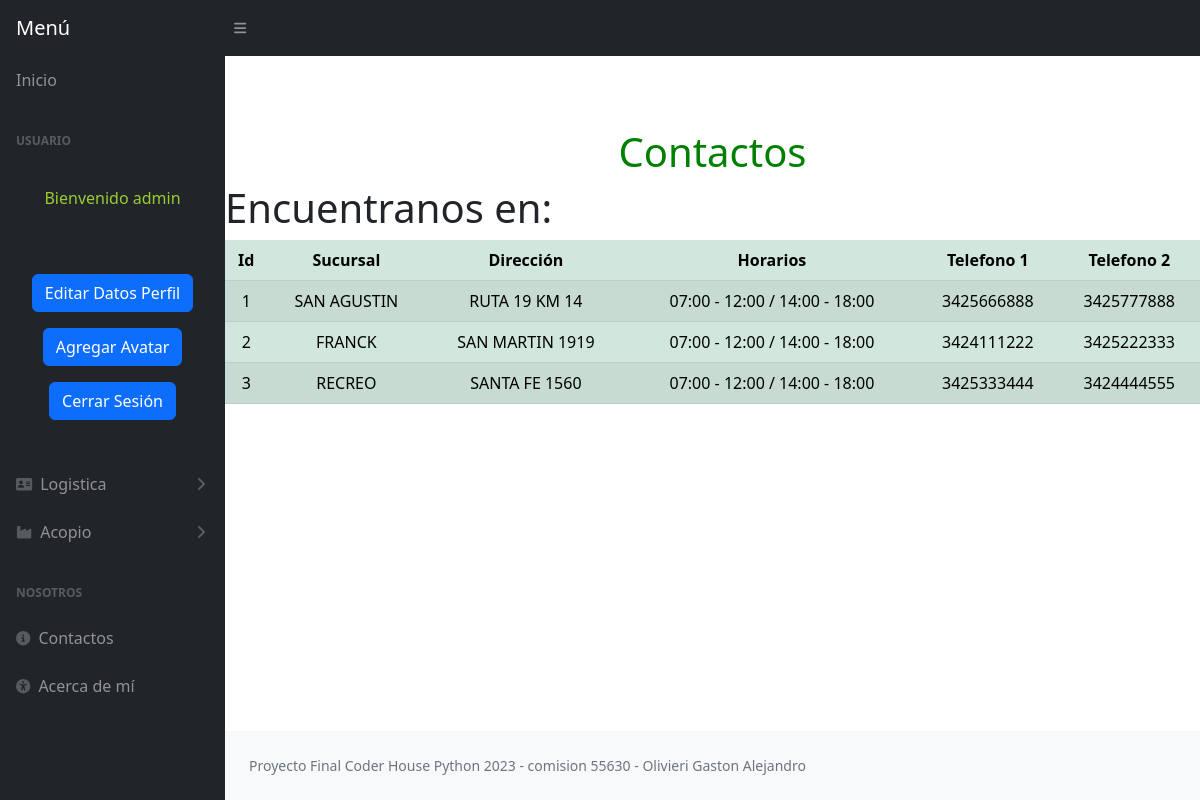
Screenshot of /contactos/ (signed in) with the database file from the repository.
### aplicacion1/models.py (models this page shows, shortened)
class Contacto(models.Model):
    sucursal = models.CharField(max_length=50)
    direccion = models.CharField(max_length=150)
    horario = models.CharField(max_length=50)
    telefono = models.IntegerField()
    telefono2 = models.IntegerField()
    class Meta:
        verbose_name = "Contacto"
        verbose_name_plural = "Contactos"

### aplicacion1/views.py (the view)
# urls.py: path('contactos/', contactos, name="contactos" ),
def contactos(request):
    contexto = {'contactos': Contacto.objects.all() }
    return render(request, "aplicacion1/contactos.html", contexto)

### aplicacion1/templates/aplicacion1/contactos.html (shortened to what this page needs)
{% extends 'aplicacion1/base.html' %}
{% load static %}
{% block Titulo %}
<div class="text-center t">
    <br>
    <br>
    <br>
    <h1 style="color: green;">Contactos</h1>
</div>
{% endblock Titulo %}
{% block Contenido %}
<h1>Encuentranos en:</h1>
<div class="text-center">
    <table class="table table-success table-striped">
        <thead>
            <tr>
                <th>Id</th>
                <th>Sucursal</th>
                <th>Dirección</th>
                <th>Horarios</th>
                <th>Telefono 1</th>
                <th>Telefono 2</th>
            </tr>
        </thead>
        <tbody>
    {% for c in contactos %}
            <tr>
                <td>{{ c.id }}</td>
                <td>{{ c.sucursal }}</td>
                <td>{{ c.direccion }}</td>
                <td>{{ c.horario }}</td>
                <td>{{ c.telefono }}</td>
                <td>{{ c.telefono2 }}</td>
            </tr>
    {% endfor %}
        </tbody>
    </table>
</div>
{% endblock Contenido %}
{% block Observacion %}
<div class="text-center">
    <br>
    <br>
    <br>
</div>
{% endblock Observacion %}

### aplicacion1/templates/aplicacion1/base.html (shortened to what this page needs)
<!DOCTYPE html>
<html lang="en">
    <head>
        {% load static %}
        <link href="https://cdn.jsdelivr.net/npm/simple-datatables@7.1.2/dist/style.min.css" rel="stylesheet" />
        <link href="{% static 'aplicacion1/css/styles.css' %}" rel="stylesheet" />
    </head>
    <body class="sb-nav-fixed">
        <nav class="sb-topnav navbar navbar-expand navbar-dark bg-dark">
            <a class="navbar-brand ps-3">Menú</a>
            <button class="btn btn-link btn-sm order-1 order-lg-0 me-4 me-lg-0" id="sidebarToggle" href="#"><i class="fas fa-bars"></i></button>
        </nav>
        <div id="layoutSidenav">
            <div id="layoutSidenav_nav">
                <nav class="sb-sidenav accordion sb-sidenav-dark" id="sidenavAccordion">
                    <div class="sb-sidenav-menu">
                        <div class="nav">
                            <a class="nav-link" href="{% url 'inicio' %}">Inicio</a>
                            <div class="sb-sidenav-menu-heading">USUARIO</div>
                            {% if user.is_authenticated %}
                                    <br>
                                    <div class="text-center">
                                        <p style="color:yellowgreen">Bienvenido {{user.username}}</p>
                                        <div class="text-center">
                                        </div>
                                        <br>
                                        <p><a class="btn btn-primary" href="{% url 'editar_perfil' %}">Editar Datos Perfil</a></p>
                                        <p><a class="btn btn-primary" href="{% url 'nuevoAvatar' %}">Agregar Avatar</a></p>
                                        <p><a class="btn btn-primary" href="{% url 'logout' %}">Cerrar Sesión</a></p>
                                    </div>
                                    <br>
                                    <a class="nav-link collapsed" href="#" data-bs-toggle="collapse" data-bs-target="#collapseLayouts" aria-expanded="false" aria-controls="collapseLayouts">
                                        <div class="sb-nav-link-icon"><i class="fa-solid fa-address-card"></i></div>
                                        Logistica
                                        <div class="sb-sidenav-collapse-arrow"><i class="fas fa-angle-down"></i></div>
                                    </a>
                            <a class="nav-link collapsed" href="#" data-bs-toggle="collapse" data-bs-target="#collapsePages" aria-expanded="false" aria-controls="collapsePages">
                                        <div class="sb-nav-link-icon"><i class="fa-solid fa-industry"></i></div>
                                        Acopio
                                        <div class="sb-sidenav-collapse-arrow"><i class="fas fa-angle-down"></i></div>
                                    </a>
                            {% endif %}
                            <div class="sb-sidenav-menu-heading">Nosotros</div>
                            <a class="nav-link" href="{% url 'contactos' %}">
                                <div class="sb-nav-link-icon"><i class="fa-solid fa-circle-info"></i></div>
                                Contactos
                            </a>
                            <a class="nav-link" href="{% url 'AcercaDeMi' %}">
                                <div class="sb-nav-link-icon"><i class="fa-solid fa-universal-access"></i></div>
                                Acerca de mí
                            </a>
                        </div>
                    </div>
                </nav>
            </div>
            <div id="layoutSidenav_content">
                {% block Titulo %}
                {% endblock Titulo %}
                {% block Contenido %}
                {% endblock Contenido %}
                {% block Observacion %}
                {% endblock Observacion %}
                <footer class="py-4 bg-light mt-auto">
                    <div class="container-fluid px-4">
                        <div class="d-flex align-items-center justify-content-between small">
                            <div class="text-muted">Proyecto Final Coder House Python 2023 - comision 55630 - Olivieri Gaston Alejandro</div>
                        </div>
                    </div>
                </footer>
            </div>
        </div>
    </body>
</html>

### rows the page displays
Contacto: id "1", sucursal "SAN AGUSTIN", direccion "RUTA 19 KM 14", horario "07:00 - 12:00 / 14:00 - 18:00", telefono "3425666888", telefono2 "3425777888"
Contacto: id "2", sucursal "FRANCK", direccion "SAN MARTIN 1919", horario "07:00 - 12:00 / 14:00 - 18:00", telefono "3424111222", telefono2 "3425222333"
Contacto: id "3", sucursal "RECREO", direccion "SANTA FE 1560", horario "07:00 - 12:00 / 14:00 - 18:00", telefono "3425333444", telefono2 "3424444555"

### other values shown
{{ user.username }} "admin"
